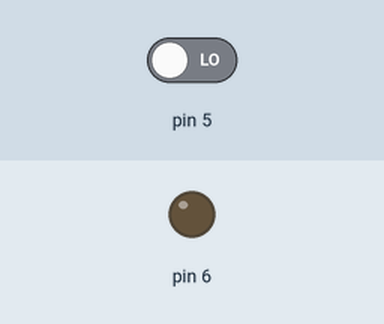
Bench run of a sketch on a simulated Arduino Uno, built with avr-gcc and run on an emulated ATmega328P. On the bench: output pins drawn as LEDs (lit = HIGH). Inputs (shaded band) come from the test bench; at power-on: pin 5 LOW.

Above: at 1.2 s.
1.3 s: pin 5 driven HIGH
At 2.2 s:
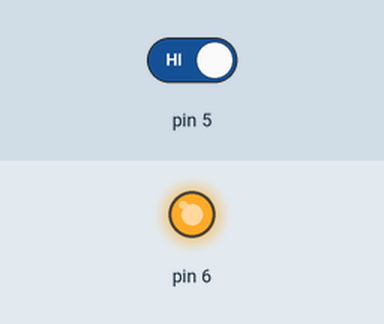
2.9 s: pin 5 driven LOW
At 3.4 s:
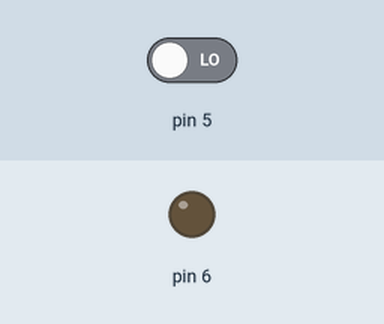
Timing chart, 0 to 5.9 s (numbered marks = the images above; inputs shaded):
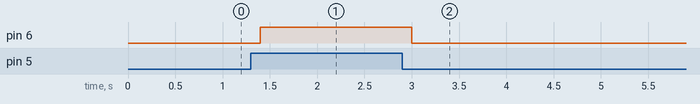

Measured:
- after the input at 1.3 s, pin 6: LOW → HIGH after 0.10 s
- after the input at 2.9 s, pin 6: HIGH → LOW after 0.10 s

The sketch:

sketch_button_led.ino
```cpp
int led = 6;

void setup() {
  // put your setup code here, to run once:
pinMode(6, OUTPUT);
pinMode(5, INPUT);
}

void loop() {
  // put your main code here, to run repeatedly:
  int btn = digitalRead(5);
  if (btn == 1){
    digitalWrite(6, HIGH);
  }
  else {
  digitalWrite(6, LOW);
  }
delay(200);

}
```
